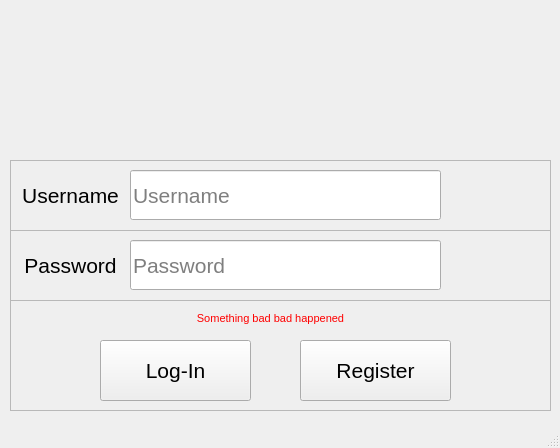
<?xml version="1.0" encoding="UTF-8"?>
<ui version="4.0">
 <class>LoginRegisterWindow</class>
 <widget class="QMainWindow" name="LoginRegisterWindow">
  <property name="geometry">
   <rect>
    <x>0</x>
    <y>0</y>
    <width>560</width>
    <height>448</height>
   </rect>
  </property>
  <property name="windowTitle">
   <string>Translation Transcriptor</string>
  </property>
  <property name="styleSheet">
   <string notr="true"/>
  </property>
  <widget class="QWidget" name="centralwidget">
   <widget class="QFrame" name="UsernameFrame">
    <property name="geometry">
     <rect>
      <x>10</x>
      <y>160</y>
      <width>541</width>
      <height>71</height>
     </rect>
    </property>
    <property name="font">
     <font>
      <pointsize>16</pointsize>
      <weight>50</weight>
      <bold>false</bold>
     </font>
    </property>
    <property name="frameShape">
     <enum>QFrame::StyledPanel</enum>
    </property>
    <property name="frameShadow">
     <enum>QFrame::Raised</enum>
    </property>
    <widget class="QLineEdit" name="UsernameInput">
     <property name="geometry">
      <rect>
       <x>120</x>
       <y>10</y>
       <width>311</width>
       <height>50</height>
      </rect>
     </property>
     <property name="font">
      <font>
       <pointsize>16</pointsize>
       <weight>50</weight>
       <bold>false</bold>
      </font>
     </property>
     <property name="autoFillBackground">
      <bool>false</bool>
     </property>
     <property name="text">
      <string/>
     </property>
     <property name="placeholderText">
      <string>Username</string>
     </property>
    </widget>
    <widget class="QLabel" name="UsernameLabel">
     <property name="geometry">
      <rect>
       <x>0</x>
       <y>20</y>
       <width>121</width>
       <height>31</height>
      </rect>
     </property>
     <property name="text">
      <string>Username</string>
     </property>
     <property name="alignment">
      <set>Qt::AlignCenter</set>
     </property>
    </widget>
   </widget>
   <widget class="QFrame" name="PasswordFrame">
    <property name="geometry">
     <rect>
      <x>10</x>
      <y>230</y>
      <width>541</width>
      <height>71</height>
     </rect>
    </property>
    <property name="font">
     <font>
      <pointsize>16</pointsize>
      <weight>50</weight>
      <bold>false</bold>
     </font>
    </property>
    <property name="frameShape">
     <enum>QFrame::StyledPanel</enum>
    </property>
    <property name="frameShadow">
     <enum>QFrame::Raised</enum>
    </property>
    <widget class="QLineEdit" name="PasswordInput">
     <property name="geometry">
      <rect>
       <x>120</x>
       <y>10</y>
       <width>311</width>
       <height>50</height>
      </rect>
     </property>
     <property name="font">
      <font>
       <pointsize>16</pointsize>
       <weight>50</weight>
       <bold>false</bold>
      </font>
     </property>
     <property name="autoFillBackground">
      <bool>false</bool>
     </property>
     <property name="text">
      <string/>
     </property>
     <property name="placeholderText">
      <string>Password</string>
     </property>
    </widget>
    <widget class="QLabel" name="PasswordLabel">
     <property name="geometry">
      <rect>
       <x>0</x>
       <y>20</y>
       <width>121</width>
       <height>31</height>
      </rect>
     </property>
     <property name="text">
      <string>Password</string>
     </property>
     <property name="alignment">
      <set>Qt::AlignCenter</set>
     </property>
    </widget>
   </widget>
   <widget class="QFrame" name="SubmitButtons">
    <property name="geometry">
     <rect>
      <x>10</x>
      <y>300</y>
      <width>541</width>
      <height>111</height>
     </rect>
    </property>
    <property name="font">
     <font>
      <pointsize>16</pointsize>
     </font>
    </property>
    <property name="frameShape">
     <enum>QFrame::StyledPanel</enum>
    </property>
    <property name="frameShadow">
     <enum>QFrame::Raised</enum>
    </property>
    <widget class="QPushButton" name="LogInButton">
     <property name="geometry">
      <rect>
       <x>90</x>
       <y>40</y>
       <width>151</width>
       <height>61</height>
      </rect>
     </property>
     <property name="font">
      <font>
       <pointsize>16</pointsize>
      </font>
     </property>
     <property name="text">
      <string>Log-In</string>
     </property>
    </widget>
    <widget class="QPushButton" name="RegisterButton">
     <property name="geometry">
      <rect>
       <x>290</x>
       <y>40</y>
       <width>151</width>
       <height>61</height>
      </rect>
     </property>
     <property name="font">
      <font>
       <pointsize>16</pointsize>
      </font>
     </property>
     <property name="text">
      <string>Register</string>
     </property>
    </widget>
    <widget class="QLabel" name="label">
     <property name="geometry">
      <rect>
       <x>150</x>
       <y>10</y>
       <width>221</width>
       <height>16</height>
      </rect>
     </property>
     <property name="font">
      <font>
       <pointsize>8</pointsize>
      </font>
     </property>
     <property name="styleSheet">
      <string notr="true">color: red</string>
     </property>
     <property name="text">
      <string>Something bad bad happened</string>
     </property>
     <property name="alignment">
      <set>Qt::AlignCenter</set>
     </property>
    </widget>
   </widget>
   <widget class="QLabel" name="label_3">
    <property name="geometry">
     <rect>
      <x>200</x>
      <y>10</y>
      <width>151</width>
      <height>141</height>
     </rect>
    </property>
    <property name="text">
     <string/>
    </property>
    <property name="pixmap">
     <pixmap>../Externals/Logo.jpeg</pixmap>
    </property>
    <property name="scaledContents">
     <bool>true</bool>
    </property>
   </widget>
  </widget>
  <widget class="QMenuBar" name="menubar">
   <property name="geometry">
    <rect>
     <x>0</x>
     <y>0</y>
     <width>560</width>
     <height>21</height>
    </rect>
   </property>
  </widget>
  <widget class="QStatusBar" name="statusbar"/>
 </widget>
 <resources/>
 <connections/>
 <designerdata>
  <property name="gridDeltaX">
   <number>10</number>
  </property>
  <property name="gridDeltaY">
   <number>10</number>
  </property>
  <property name="gridSnapX">
   <bool>true</bool>
  </property>
  <property name="gridSnapY">
   <bool>true</bool>
  </property>
  <property name="gridVisible">
   <bool>true</bool>
  </property>
 </designerdata>
</ui>
